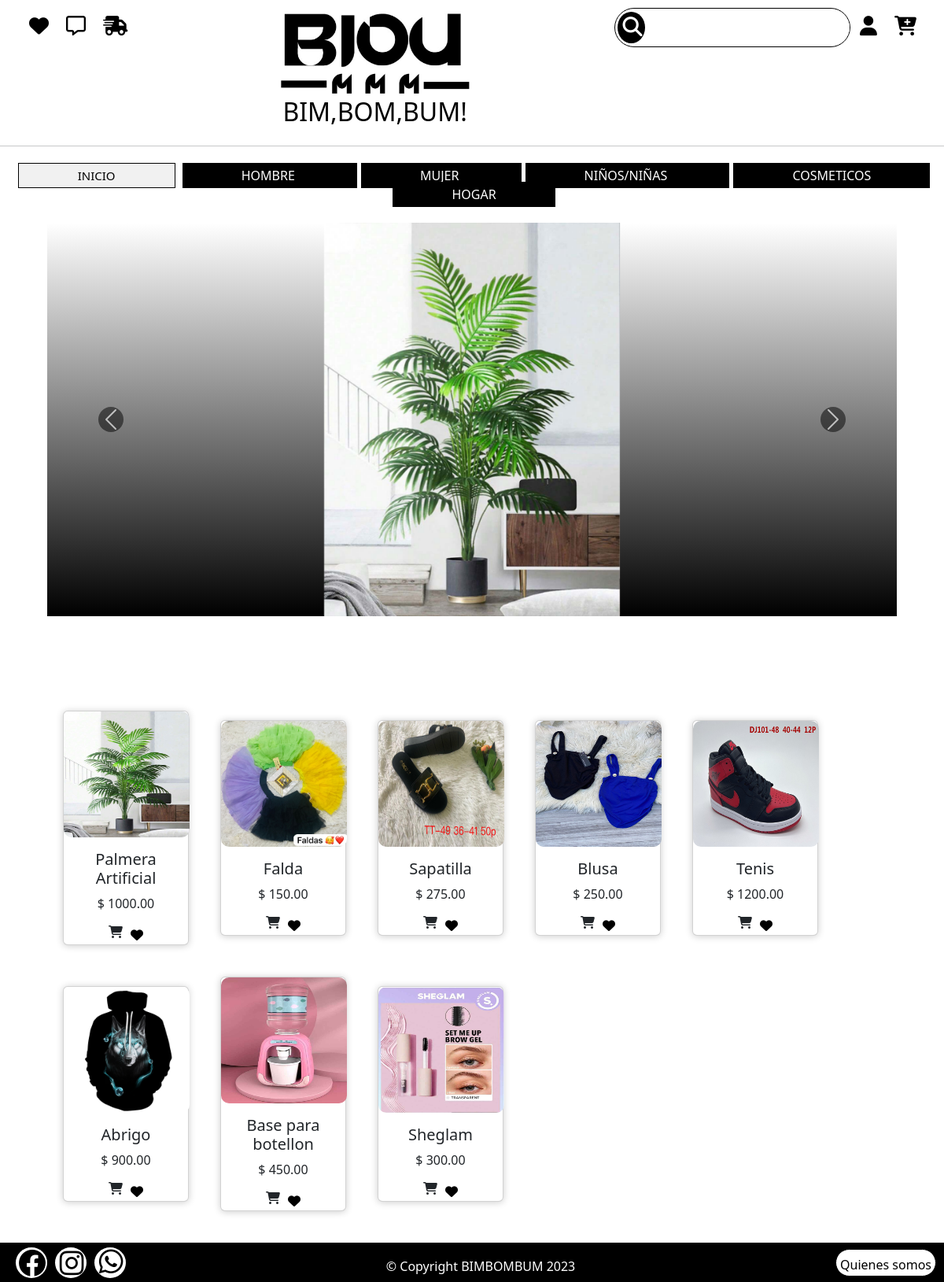
Page /usuario/cardprincipal/ on the committed database.
### usuario/models.py (models this page shows, shortened)
class Categoria(models.Model):
    nombre = models.CharField(max_length=100)
    activo = models.BooleanField(default=True)

class Producto(models.Model):
    id_producto = models.AutoField(primary_key= True)
    nombre = models.CharField(max_length=100)
    descripcion = models.CharField(max_length=200)
    zise1 = models.CharField(max_length=10)
    colores = models.CharField(max_length=200)
    imagen = models.ImageField(upload_to='static/')
    categoria = models.ForeignKey(Categoria,on_delete=models.CASCADE)
    precio = models.DecimalField(max_digits=10,decimal_places=2, default='')
    stock = models.IntegerField(default=0)
    activo = models.BooleanField(default=True)

### usuario/views.py (the view)
# urls.py: path('cardprincipal/', views.cardprincipal_view.as_view(), name='cardprincipal'),
class cardprincipal_view(View):
    def get(self, request):
        product = Producto.objects.filter(activo=True)
        producto_r = list(product)[::-1]
        carrusel = Producto.objects.order_by('-id_producto')[:3]
        return render(request, 'pantallas_usuarios/cardprincipal.html', {'producto_r': producto_r, 'carrusel':carrusel,})

### usuario/context_processors.py (called while the page is built, shortened)
def categorias_disponibles(request):
    categorias = Categoria.objects.filter(activo=True)
    return{'categorias':categorias}

def barra_busqueda_context(request):
    query = request.GET.get('buscar', '').strip()
    productos_resultado = []
    print(productos_resultado)
    return {
        'buscar_query': query,
        'resultados_busqueda': productos_resultado
    }

### Template/pantallas_usuarios/cardprincipal.html (shortened to what this page needs)
{% extends "app.html"%}
{% load static %}
{% block content %}
    <link href="https://cdn.jsdelivr.net/npm/bootstrap@5.3.0/dist/css/bootstrap.min.css" rel="stylesheet"
>
    <link rel="stylesheet" href="https://cdnjs.cloudflare.com/ajax/libs/font-awesome/6.4.0/css/all.min.css">
    <link rel="stylesheet" href="{% static 'card.css' %}">
    {% include "carrusel.html" %}
    <section class="seccion_ropa">
            <div class="contenedor">
                {% for producto in producto_r %}
                    <div class="card">
                        <figure>
                            <a href="{% url 'detallesProductos' producto.id_producto%}">
                                <img src="{{ producto.imagen.url}} " alt="{{ producto.nombre }}">
                            </a>
                        </figure>
                        <h5 class="nombre_articulo">{{ producto.nombre }}</h5>
                        <p class="precio">$ {{ producto.precio }}</p>
                        <div class="inform">
                            <i class="fa-solid fa-cart-shopping " id="carito"></i>
                            <form method="POST" action="{% url 'agregar_a_lista_me_gusta' producto.id_producto %}">
                                <button type="submit" class="boton-lista-megusta">
                                    <i class="fa-solid fa-heart" id="corazon"></i>
                                </button>
                            </form>
                        </div>
                    </div>
                {% endfor %}
            </div>
    </section>
{% endblock %}

### Template/app.html (shortened to what this page needs)
{% load static %}
<!DOCTYPE html>
<html lang="en">
<head>
    <link href="https://cdn.jsdelivr.net/npm/bootstrap@5.3.0/dist/css/bootstrap.min.css" rel="stylesheet"
>
   <link rel="stylesheet" href="{% static 'app.css'%}">
</head>
<body>
    {% include "cabecera.html" %}
    <div>
        {% block content %}
        {% endblock %}
        {% include "pie.html" %}
    </div>
</body>
</html>

### Template/cabecera.html (shortened to what this page needs)
{% load static %}
    <link rel="stylesheet" href="https://cdnjs.cloudflare.com/ajax/libs/font-awesome/6.4.0/css/all.min.css">
    <link rel="stylesheet" href="/static/cabecera.css">
    <div id="elederecha">
        <form action="{% url 'resultado_busqueda'%}" method="GET">
            <div class="buscador">
                <button class="boton_buscar" type="submit">
                    <i class="fa-solid fa-magnifying-glass"></i>
                </button>
                <input type="text" name="buscar" id="buscar" value="{{ request.GET.buscar}}" class="input_buscador">
            </div>
        </form>
            {% if user.is_authenticated %}
                <ul class="menu-horisontal">
                    <li>
                        <a href="">
                            <i class="fa-solid fa-user"></i>
                        </a>
                        <ul class="menu-vertical">
                            <li>
                                <a href="#">{{ user.nombre }}</a>
                            </li>
                            <li>
                                <a href="{% url 'logout' %}">Cerrar sesión</a>
                            </li>
                        </ul>
                    </li>
                </ul>
            {% else %}
                <ul class="menu-horisontal">
                    <li>
                        <a href="">
                            <i class="fa-solid fa-user"></i>
                        </a>
                    </li>
                </ul>
            {% endif%}
        <a href="{% url 'carrito'%}">
            <i class="fa-solid fa-cart-plus"></i>
        </a>
    </div>
    <div id="eleIzquierda">
        <a href="{% url 'lista_megusta'%}">
            <i class="fa-solid fa-heart"></i>
        <a href="{% url 'pantallaMensajes'%}">
            <i class="fa-regular fa-message"></i>
        </a>
        <a href="{%url 'estado_pedidos'%}">
            <i class="fa-solid fa-truck-fast"></i>
        </a>
    </div>
    <div id="logo" class="nombre">
        <a href="{% url 'cardprincipal'%}">
            <img class="logo" src="/static/logos/Blou mmm.jpeg" alt="logo">
            <h2 class="titulo">BIM,BOM,BUM!</h2>
        </a>
    </div>
<hr>
<nav class="nav_menu">
    <div class="navegacion">
        <a href="{% url 'cardprincipal'%}" class="{% if not categoria %}activo{% endif %}">INICIO</a>
        {% for cat in categorias %}
            <a href="{% url 'categoria' cat.id %}" class="{% if categoria.id == cat.id %}activo{% endif %} catego">
                {{ cat.nombre|upper }}
            </a>
        {% endfor%}
    </div>
</nav>
<br>

### Template/carrusel.html (shortened to what this page needs)
{% load static %}
    <link rel="stylesheet" href="">
    <link href="https://cdn.jsdelivr.net/npm/bootstrap@5.3.0/dist/css/bootstrap.min.css" rel="stylesheet"
>
        <link rel="stylesheet" href="/static/carrusel.css">
        <div id="carouselExampleAutoplaying" class="carousel slide" data-bs-ride="carousel">
            <div class="carousel-inner">
                {% for carrus in carrusel %}
                    <div class="carousel-item {% if forloop.first %}active{% endif %}">
                    <img src="{{carrus.imagen.url}}" class="d-block w-100" alt="{{carrus.nombre}}">
                    </div>
                {% endfor %}
            </div>
            <button class="carousel-control-prev" type="button" data-bs-target="#carouselExampleAutoplaying" data-bs-slide="prev">
              <span class="carousel-control-prev-icon" aria-hidden="true"></span>
            </button>
            <button class="carousel-control-next" type="button" data-bs-target="#carouselExampleAutoplaying" data-bs-slide="next">
              <span class="carousel-control-next-icon" aria-hidden="true"></span>
            </button>
          </div>

### Template/pie.html
{% load static %}
<link rel="stylesheet" href="https://cdnjs.cloudflare.com/ajax/libs/font-awesome/6.4.0/css/all.min.css">
<link rel="stylesheet" href="/static/pie.css">
    <footer id="pie" class="pie_pagina">
        <div class="redes_sociales_padre">
            <div class="boton" >
                <div class="ico">
                    <a target="_blank" href="https://www.facebook.com/oliver.drullard">
                        <i class="fab fa-facebook" id="fat"></i>
                    </a>
                </div>
            </div>
            <div class="boton">
                <div class="ico">
                    <a target="_blank" href="https://www.instagram.com/drullardo/">
                        <i class="fab fa-instagram" id="inst"></i>
                    </a>
                </div>
            </div>
            <div class="boton">
                <div class="ico">
                    <a target="_blank" href="whatsapp://send?phone=+18292192389">
                        <i class="fab fa-whatsapp" id="what"></i>
                    </a>
                </div>
            </div>
        </div>
            <p class="informacion_empresa"> &copy; Copyright BIMBOMBUM 2023</p>
        <div class="quienes_somos">
            <a href="{% url 'quienes_somos'%}" class="inform">
                Quienes somos
            </a>
        </div>
    </footer>

### static/app.css (style rules this page uses)
* { margin: 0; padding: 0; box-sizing: border-box; }
body { position: relative; padding-bottom: 50px; min-height: 100vh; }

### static/cabecera.css (style rules this page uses)
hr { color: #000000; }
a { text-decoration: none; }
#eleIzquierda { float: left; padding: 10px; text-decoration: none; margin-left: 15px; }
#elederecha { float: right; padding: 10px; margin-right: 15px; }
.nombre { display: grid; place-items: center; }
.logo { width: 250px; margin-top: 10px; }
hr { margin-top: 20px; }
.titulo { color: #000000; text-align: center; }
.navegacion a { margin-left: 5px; padding-left: 75px; padding-right: 75px; color: #ffffff; text-align: center; background-color: #000000; padding-top: 5px; transition: all 400ms ease; padding-bottom: 5px; }
.navegacion a.activo { border: 1px solid black; background-color: #cccccc46 ; color: #000000; font-size: 15px; }
.nav_menu { display: flex; text-align: center; align-items: center; justify-content: center; margin-top: 25px; }
#eleIzquierda a i { font-size: 25px; padding:10px; }
.menu-horisontal { list-style: none; justify-content: space-around; padding-left: 0; }
#elederecha { float: right; padding: 10px; margin-right: 15px; display: flex; }
#elederecha a i { font-size: 25px; padding:10px; }
a i { margin-left: 2px; font-size: 25px; color: #000000; float: left; }
.buscador { width: 300px; height: 50px; border-radius: 50px; border: 1px solid #000000; display: flex; align-items: center; }
.fa-magnifying-glass { font-size: 25px; margin-left: 3px; }
.input_buscador { width: 98%; height: 40px; border: none; border-radius: 50px; font-size: 25px; margin-left: 5px; }
.boton_buscar { border: none; background-color: #000; margin-left: 3px; border-radius: 50%; color: #fff; width: 40px; height: 40px; }

### static/card.css (style rules this page uses)
.seccion_ropa { margin-top: 100px; margin-bottom: 20px; }
.contenedor { width: 90%; margin: auto; }
.contenedor { display: flex; flex-wrap: wrap; max-width: 1100px; margin-top: 40px; text-align: center; align-items: center; }
.card { width: 10rem; margin: 20px; border-radius: 10px; background: #ffffff; box-shadow: 0px 1px 10px rgba(0,0,0,0.2); cursor: default; transition: all 400ms ease; }
figure img { width: 10rem; height: 10rem; border-radius: 10px; }
i { transition: all 400ms ease; }
.boton-lista-megusta { border: none; background-color: #fff; }
#pie { width: 100% m !important; height: 50px; }
.inform { display: flex; gap: 10px; text-align: center; justify-content: center; }

### static/carrusel.css (style rules this page uses)
.carousel { width: 90%; min-width: 1000px; margin: auto; background: linear-gradient(#ffffff,#000000); }
.carousel-item { width: 100%; height: 500px; position: relative; }
.d-block { width: 100%; height: 100%; object-fit: contain; object-position: center; }
.carousel-control-prev-icon { border-radius: 50px; background-color: #000000; }
.carousel-control-next-icon { border-radius: 50px; background-color: #000000; }

### static/pie.css (style rules this page uses)
.pie_pagina { background-color: #000000; padding: 10px; margin-top: 20px; height: 50px; position: absolute; margin-bottom: 0; width: 100%; text-align: center; display: flex; align-items: center; justify-content: center; }
.redes_sociales_padre { margin-right: auto; display: flex; }
.boton { margin-left: 10px; width: 40px; border-radius: 50%; background-color: #ffffff; transition: all 0.3s ease-out; }
.quienes_somos { height: 35px; border: 1px solid black; border-radius: 50px; padding: 5px; background-color: #ffffff; transition: all 0.3s ease-out; margin-left: auto; display: flex; align-items: center; justify-content: center; }
.quienes_somos { padding-bottom: 0px; }
.pie_pagina { position: absolute; bottom: 0; width: 100%; }
a { margin-bottom: 0; text-decoration: none; color: black; }
.ico i { font-size: 35px; }
.ico { display: flex; justify-content: center; align-items: center; }
#fat { padding: 2px; }
#inst { padding: 2px; }
.informacion_empresa { padding-top: 10px; color: #ffffff; margin: 0; }

### rows in the picture
Categoria: nombre "HOMBRE"
Categoria: nombre "MUJER"
Categoria: nombre "NIÑOS/NIÑAS"
Categoria: nombre "COSMETICOS"
Categoria: nombre "HOGAR"
Producto: imagen (picture), nombre "Palmera Artificial", precio "1000.00"
Producto: imagen (picture), nombre "Falda", precio "150.00"
Producto: imagen (picture), nombre "Sapatilla", precio "275.00"
Producto: imagen (picture), nombre "Blusa", precio "250.00"
Producto: imagen (picture), nombre "Tenis", precio "1200.00"
Producto: imagen (picture), nombre "Abrigo", precio "900.00"
Producto: imagen (picture), nombre "Base para botellon", precio "450.00"
Producto: imagen (picture), nombre "Sheglam", precio "300.00"
